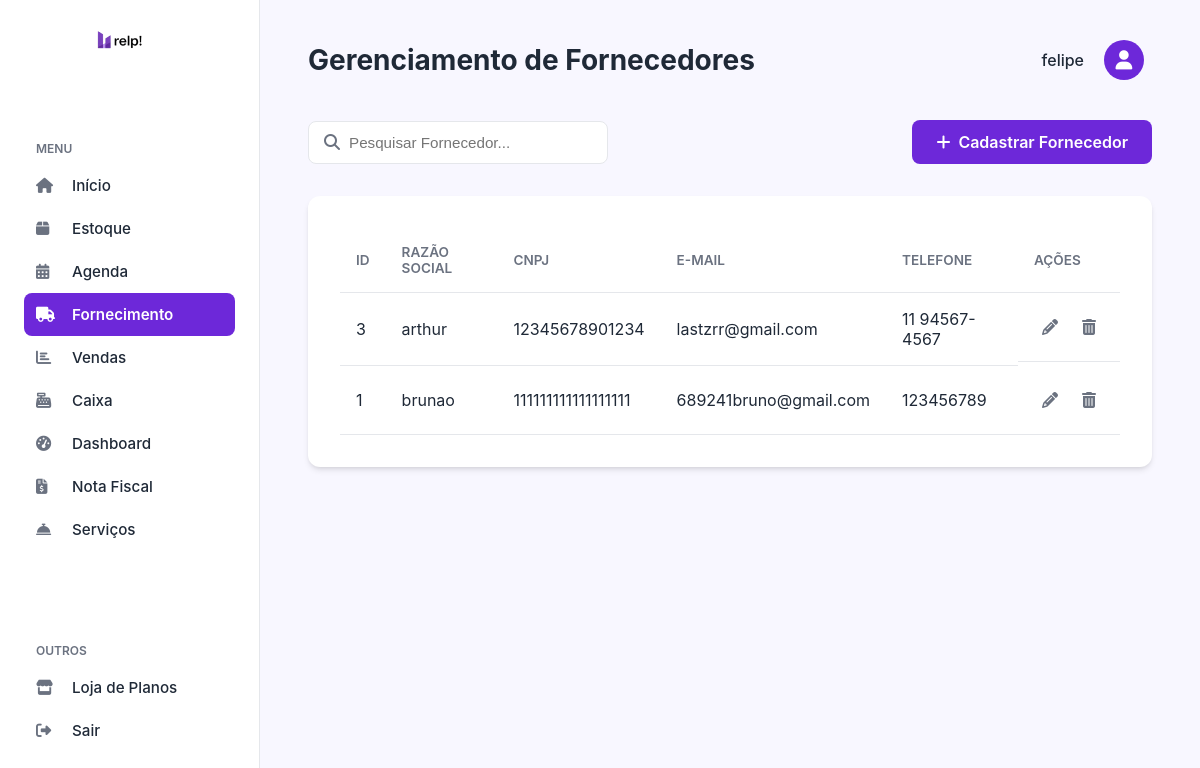
The page /fornecedores.php (signed in) on the database as committed earlier.
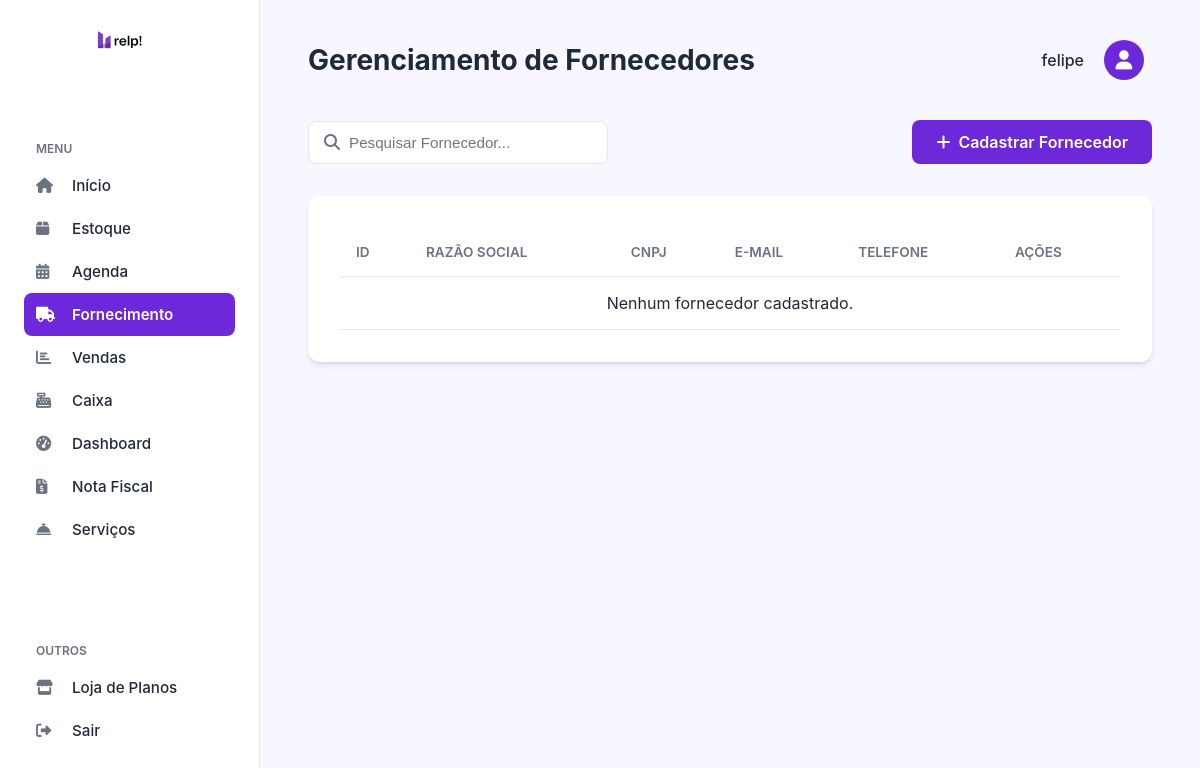
The same page on the database as committed later.
### tables this page shows
CREATE TABLE `fornecedores` (
  `id` int(11) NOT NULL,
  `razao_social` varchar(255) NOT NULL,
  `cnpj` varchar(20) NOT NULL,
  `email` varchar(150) DEFAULT NULL,
  `telefone` varchar(20) DEFAULT NULL,
  `senha` varchar(255) DEFAULT NULL,
  `reset_token` varchar(255) DEFAULT NULL,
  `reset_token_expire` datetime DEFAULT NULL,
  `status` varchar(20) NOT NULL DEFAULT 'ativo'
);

### fornecedores.php (the view, shortened to what this page needs)
<?php
include_once('config.php');
$sql = "SELECT * FROM fornecedores ORDER BY razao_social ASC";
$stmt = $pdo->prepare($sql);
$stmt->execute();
$fornecedores = $stmt->fetchAll(PDO::FETCH_ASSOC);
$nome_empresa = $_SESSION['nome_empresa'] ?? 'Empresa';
?>
<!DOCTYPE html>
<html lang="pt-br">
<head>
    <link rel="stylesheet" href="https://cdnjs.cloudflare.com/ajax/libs/font-awesome/6.4.0/css/all.min.css">
    <link rel="stylesheet" href="css/sistema.css">
    <link rel="stylesheet" href="css/estoque.css">
</head>
<body>
    <nav class="sidebar">
        <div class="sidebar-logo">
            <img class="logo" src="img/relplogo.png" alt="Relp! Logo" style="width: 100px;">
        </div>
        <div class="menu-section">
            <h6>MENU</h6>
            <ul class="menu-list">
                <li><a href="sistema.php"><i class="fas fa-home"></i> Início</a></li>
                <li><a href="estoque.php"><i class="fas fa-box"></i> Estoque</a></li>
                <li><a href="agenda.php"><i class="fas fa-calendar-alt"></i> Agenda</a></li>
                <li><a href="fornecedores.php" class="active"><i class="fas fa-truck"></i> Fornecimento</a></li>
                <li><a href="#"><i class="fas fa-chart-bar"></i> Vendas</a></li>
                <li><a href="caixa.php"><i class="fas fa-cash-register"></i> Caixa</a></li>
                <li><a href="#"><i class="fas fa-tachometer-alt"></i> Dashboard</a></li>
                <li><a href="#"><i class="fas fa-file-invoice-dollar"></i> Nota Fiscal</a></li>
                <li><a href="#"><i class="fas fa-concierge-bell"></i> Serviços</a></li>
            </ul>
        </div>
        <div class="menu-section outros">
            <h6>OUTROS</h6>
            <ul class="menu-list">
                <li><a href="#"><i class="fas fa-store"></i> Loja de Planos</a></li>
                <li><a href="sair.php"><i class="fas fa-sign-out-alt"></i> Sair</a></li>
            </ul>
        </div>
    </nav>
    <main class="main-content">
        <header class="main-header">
            <h2>Gerenciamento de Fornecedores</h2>
            <div class="user-profile"><span><?= htmlspecialchars($nome_empresa) ?></span>
                <div class="avatar"><i class="fas fa-user"></i></div>
            </div>
        </header>
        <div class="actions-container">
            <div class="search-bar"><i class="fas fa-search"></i><input type="text"
                    placeholder="Pesquisar Fornecedor..."></div>
            <a href="fornecedor_formulario.php" class="btn-primary"><i class="fas fa-plus"></i> Cadastrar Fornecedor</a>
        </div>
        <div class="table-container">
            <table>
                <thead>
                    <tr>
                        <th>ID</th>
                        <th>Razão Social</th>
                        <th>CNPJ</th>
                        <th>E-mail</th>
                        <th>Telefone</th>
                        <th>Ações</th>
                    </tr>
                </thead>
                <tbody>
                    <?php if (empty($fornecedores)): ?>
                        <tr>
                            <td colspan="6" class="text-center">Nenhum fornecedor cadastrado.</td>
                        </tr>
                    <?php else: ?>
                        <?php foreach ($fornecedores as $fornecedor): ?>
                            <tr>
                                <td><?= htmlspecialchars($fornecedor['id']) ?></td>
                                <td><?= htmlspecialchars($fornecedor['razao_social']) ?></td>
                                <td><?= htmlspecialchars($fornecedor['cnpj']) ?></td>
                                <td><?= htmlspecialchars($fornecedor['email']) ?></td>
                                <td><?= htmlspecialchars($fornecedor['telefone']) ?></td>
                                <td class="actions">
                                    <a href="categoria_formulario.php?id=<?= $categoria['id'] ?>" class="btn-action btn-edit">
                                        <i class="fas fa-pencil-alt"></i> </a>
                                    <a href="excluir_categoria.php?id=<?= $categoria['id'] ?>" class="btn-action btn-delete">
                                        <i class="fas fa-trash-alt"></i> </a>
                                </td>
                            </tr>
                        <?php endforeach; ?>
                    <?php endif; ?>
                </tbody>
            </table>
        </div>
    </main>
</body>
</html>

### css/sistema.css (style rules this page uses)
:root { --primary-bg: #F8F7FF; --sidebar-bg: #FFFFFF; --accent-color: #6D28D9; --accent-color-dark: #4C1D95; --text-color: #1F2937; --text-light: #6B7280; --border-color: #E5E7EB; --card-shadow: 0 4px 6px -1px rgb(0 0 0 / 0.1), 0 2px 4px -2px rgb(0 0 0 / 0.1); }
* { margin: 0; padding: 0; box-sizing: border-box; }
body { font-family: 'Inter', sans-serif; background-color: var(--primary-bg); color: var(--text-color); display: flex; height: 100vh; overflow: hidden; }
.sidebar { width: 260px; background-color: var(--sidebar-bg); border-right: 1px solid var(--border-color); display: flex; flex-direction: column; padding: 1.5rem; flex-shrink: 0; }
.sidebar-logo { display: flex; align-items: center; justify-content: center; margin-bottom: 2.5rem; }
.sidebar-logo img { width: 50px; }
.menu-section { margin-bottom: 1.5rem; }
.menu-section h6 { font-size: 0.75rem; font-weight: 600; color: var(--text-light); text-transform: uppercase; padding: 0 0.75rem; margin-bottom: 0.5rem; }
.menu-list { list-style: none; }
.menu-list a { display: flex; align-items: center; padding: 0.75rem; border-radius: 8px; text-decoration: none; color: var(--text-color); font-weight: 500; font-size: 0.95rem; transition: background-color 0.2s ease, color 0.2s ease; }
.menu-list a i { width: 20px; margin-right: 1rem; color: var(--text-light); transition: color 0.2s ease; }
.menu-list a.active { background-color: var(--accent-color); color: #FFFFFF; font-weight: 600; }
.menu-list a.active i { color: #FFFFFF; }
.sidebar .outros { margin-top: auto; }
.main-content { flex-grow: 1; padding: 2rem 3rem; overflow-y: auto; }
.main-header { display: flex; justify-content: space-between; align-items: center; margin-bottom: 2rem; }
.main-header h2 { font-size: 1.75rem; font-weight: 700; }
.user-profile { display: flex; align-items: center; gap: 1rem; cursor: pointer; padding: 0.5rem; border-radius: 8px; }
.user-profile span { font-weight: 500; }
.user-profile .avatar { width: 40px; height: 40px; background-color: var(--accent-color); border-radius: 50%; color: white; display: flex; align-items: center; justify-content: center; font-size: 1.2rem; }
.user-profile { display: flex; align-items: center; gap: 20px; }

### css/estoque.css (style rules this page uses)
.main-content .actions-container { display: flex; justify-content: space-between; align-items: center; margin-bottom: 2rem; }
.main-content .search-bar { position: relative; width: 300px; }
.main-content .search-bar input { width: 100%; padding: 0.75rem 0.75rem 0.75rem 2.5rem; border: 1px solid var(--border-color); border-radius: 8px; font-size: 0.95rem; }
.main-content .search-bar i { position: absolute; left: 1rem; top: 50%; transform: translateY(-50%); color: var(--text-light); }
.main-content .btn-primary { background-color: var(--accent-color); color: white; padding: 0.75rem 1.5rem; border-radius: 8px; text-decoration: none; font-weight: 600; display: flex; align-items: center; gap: 0.5rem; transition: background-color 0.2s ease; }
.main-content .table-container { background-color: var(--sidebar-bg); border-radius: 12px; padding: 2rem; box-shadow: var(--card-shadow); }
.main-content table { width: 100%; border-collapse: collapse; }
.main-content th, .main-content td { padding: 1rem; text-align: left; border-bottom: 1px solid var(--border-color); }
.main-content th { font-size: 0.85rem; font-weight: 600; text-transform: uppercase; color: var(--text-light); }
.main-content td.text-center { text-align: center; }
.main-content td.actions { display: flex; gap: 0.5rem; }
.main-content .btn-action { color: var(--text-light); padding: 0.5rem; border-radius: 4px; }

Rows that differ between the two databases and show on the page:
removed fornecedores: id "3", razao_social "arthur", cnpj "12345678901234", email "lastzrr@gmail.com", telefone "11 94567-4567"
removed fornecedores: id "1", razao_social "brunao", cnpj "111111111111111111", email "689241bruno@gmail.com", telefone "123456789"
Other text that changed with them:
text now shown: "Nenhum fornecedor cadastrado."
